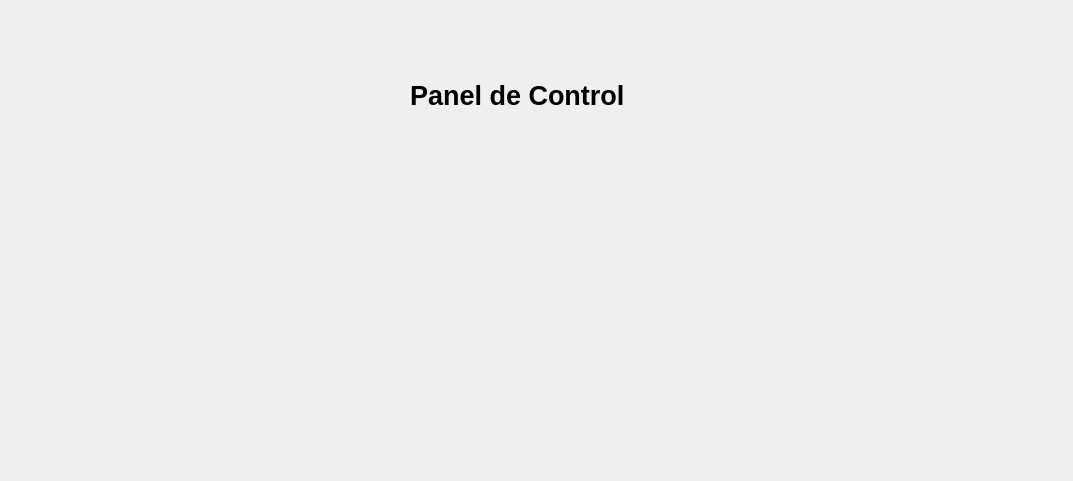
<?xml version="1.0" encoding="UTF-8"?>
<ui version="4.0">
 <class>mainForm</class>
 <widget class="QWidget" name="mainForm">
  <property name="windowModality">
   <enum>Qt::NonModal</enum>
  </property>
  <property name="geometry">
   <rect>
    <x>0</x>
    <y>0</y>
    <width>1073</width>
    <height>481</height>
   </rect>
  </property>
  <property name="windowTitle">
   <string>Form</string>
  </property>
  <widget class="QPushButton" name="productButton">
   <property name="geometry">
    <rect>
     <x>80</x>
     <y>210</y>
     <width>221</width>
     <height>211</height>
    </rect>
   </property>
   <property name="cursor">
    <cursorShape>PointingHandCursor</cursorShape>
   </property>
   <property name="styleSheet">
    <string notr="true">QPushButton:hover
{
	border-style: solid;
   	background-color:#c68152;

}

QPushButton:pressed
{
	 	background-color:#0069c0;
}
</string>
   </property>
   <property name="text">
    <string/>
   </property>
   <property name="icon">
    <iconset>
     <normaloff>../assetes/icons/gestionProductos.png</normaloff>../assetes/icons/gestionProductos.png</iconset>
   </property>
   <property name="iconSize">
    <size>
     <width>200</width>
     <height>200</height>
    </size>
   </property>
   <property name="autoExclusive">
    <bool>false</bool>
   </property>
   <property name="flat">
    <bool>true</bool>
   </property>
  </widget>
  <widget class="QPushButton" name="supplyButton">
   <property name="geometry">
    <rect>
     <x>420</x>
     <y>210</y>
     <width>221</width>
     <height>211</height>
    </rect>
   </property>
   <property name="cursor">
    <cursorShape>PointingHandCursor</cursorShape>
   </property>
   <property name="styleSheet">
    <string notr="true">QPushButton:hover
{
	border-style: solid;
   	background-color:#c68152;

}

QPushButton:pressed
{
	 	background-color:#0069c0;
}
</string>
   </property>
   <property name="text">
    <string/>
   </property>
   <property name="icon">
    <iconset>
     <normaloff>../assetes/icons/Gestionproveedor.png</normaloff>../assetes/icons/Gestionproveedor.png</iconset>
   </property>
   <property name="iconSize">
    <size>
     <width>200</width>
     <height>200</height>
    </size>
   </property>
   <property name="flat">
    <bool>true</bool>
   </property>
  </widget>
  <widget class="QPushButton" name="userButton">
   <property name="geometry">
    <rect>
     <x>740</x>
     <y>210</y>
     <width>221</width>
     <height>211</height>
    </rect>
   </property>
   <property name="cursor">
    <cursorShape>PointingHandCursor</cursorShape>
   </property>
   <property name="styleSheet">
    <string notr="true">QPushButton:hover
{
	border-style: solid;
   	background-color:#c68152;

}

QPushButton:pressed
{
	 	background-color:#0069c0;
}
</string>
   </property>
   <property name="text">
    <string/>
   </property>
   <property name="icon">
    <iconset>
     <normaloff>../assetes/icons/Gestion Usuarios.png</normaloff>../assetes/icons/Gestion Usuarios.png</iconset>
   </property>
   <property name="iconSize">
    <size>
     <width>200</width>
     <height>200</height>
    </size>
   </property>
   <property name="flat">
    <bool>true</bool>
   </property>
  </widget>
  <widget class="QLabel" name="label">
   <property name="geometry">
    <rect>
     <x>410</x>
     <y>30</y>
     <width>291</width>
     <height>131</height>
    </rect>
   </property>
   <property name="font">
    <font>
     <family>Arial</family>
     <pointsize>20</pointsize>
     <weight>75</weight>
     <bold>true</bold>
    </font>
   </property>
   <property name="text">
    <string>Panel de Control</string>
   </property>
  </widget>
 </widget>
 <resources/>
 <connections/>
</ui>
